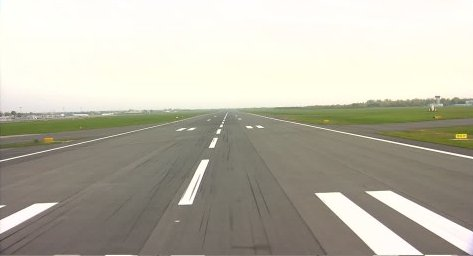
#> input picture img/taxi_empty.jpg, 473 x 256 px
$ python horizon.py
#> lines starting #> are read from the running program, lines starting #| are printed output that depends on the picture; after the words box and inside, x2 and y2 are one past the last pixel; in counts of white or black regions, pixels touching at a corner belong together
#> in main, img is the input picture: shape (256, 473, 3); mean B, G, R 168.5, 182.2, 185.1
### exuberantcv/plotter.py

import matplotlib.pyplot as plt

# [6 lines left out: function plot2, not called in this run]

def plot3(img1, img2, img3):
    print ('plot...')
    plt.subplot(131),plt.imshow(img1),plt.title('1')
    plt.subplot(132),plt.imshow(img2, cmap='gray'),plt.title('2')
    plt.subplot(133),plt.imshow(img3),plt.title('3')
    plt.show()
    print ('done.')

### exuberantcv/horizon.py
""" horizon.py
    Nicholas S. Bradford

"""

import cv2
import numpy as np
import matplotlib.pyplot as plt
from plotter import plot3


def horizon(img):
    copy = img.copy()
    copy = cv2.GaussianBlur(img,(5,5),0)
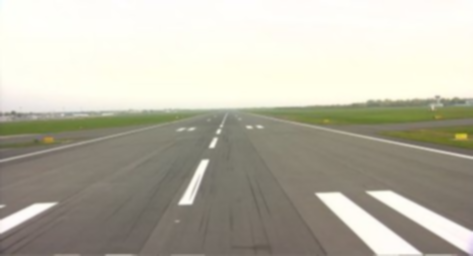
#> copy: shape (256, 473, 3); mean B, G, R 168.4, 182.1, 185.1

    gray = cv2.cvtColor(copy, cv2.COLOR_BGR2GRAY)
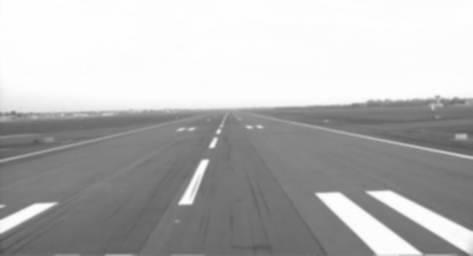
#> gray: shape (256, 473); min 77, max 255, mean 181.5
    edges = cv2.Canny(gray,50,150,apertureSize = 3)
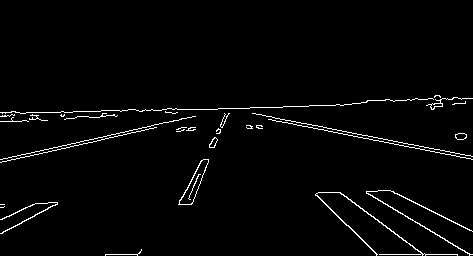
#> edges: shape (256, 473); 2.3% white in thin lines or dots, all inside (x1, y1, x2, y2) = (0, 95, 473, 256)
    plt.subplot(133),plt.imshow(edges),plt.title('Lines')
    # plt.show()

    lines = cv2.HoughLines(image=edges, rho=1, theta=np.pi/180, threshold=100)
#> lines = [[63, 1.76], [112, 1.55], [116, 1.54], [121, 1.52], [114, 1.54], [66, 1.76], [156, 1.34], [-24, 2.11], [254, 1.57], [71, 1.75]]
    print('Lines detected:', len(lines))
#| Lines detected: 10
    for line in lines[:1]: #[0]:
        print('Graph line...')
        rho,theta = line[0]
        a = np.cos(theta)
        b = np.sin(theta)
        x0 = a*rho
        y0 = b*rho
        x1 = int(x0 + 1000*(-b))
        y1 = int(y0 + 1000*(a))
        x2 = int(x0 - 1000*(-b))
        y2 = int(y0 - 1000*(a))
        cv2.line(img=copy, pt1=(x1,y1), pt2=(x2,y2), color=(255,0,0), thickness=2)
#> this loop made 1 pass
#> (rho, theta, a, b, x0, y0, x1, y1) on pass 1: (63, 1.76, -0.191, 0.982, -12.02, 61.84, -993, -128)
#> (printed output is left out)
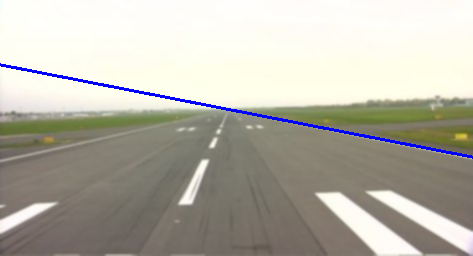
#> copy: shape (256, 473, 3); 1.19% of pixels changed, all inside (x1, y1, x2, y2) = (0, 63, 473, 159)
    return edges, copy


def main():
    print ('load img...')
    img = cv2.imread('../img/taxi_empty.jpg') #'../img/runway1.JPG' taxi_empty.jpg
    edges, copy = horizon(img)
    plot3(img, edges, copy)


if __name__ == '__main__':
    main()

$ run again, with img/runway1.JPG copied over img/taxi_empty.jpg
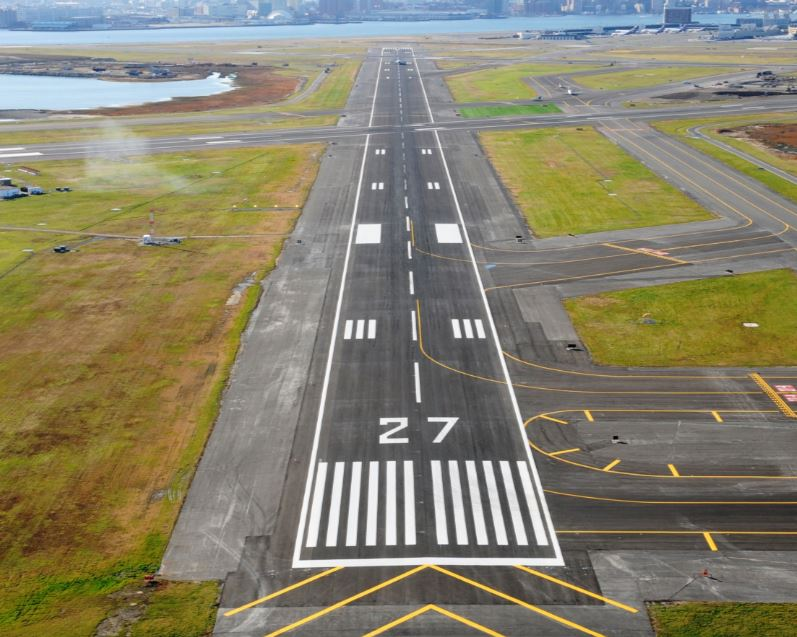
#> input picture img/runway1.JPG, 797 x 637 px
#> in main, img is the input picture: shape (637, 797, 3); mean B, G, R 107, 129.6, 134.6
#> in horizon, `edges = cv2.Canny(gray,50,150,apertureSize = 3)`:
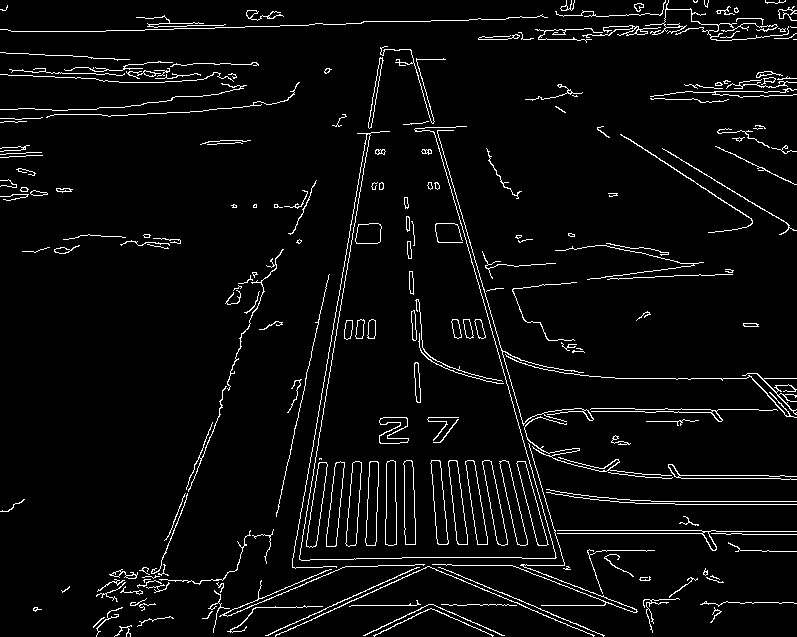
#> edges: shape (637, 797); 4.4% white in thin lines or dots
#> lines = 119 rows, first 8: [-381, 2.86], [35, 1.54], [385, 0.175], [383, 0.157], [605, 1.57], [533, 1.57], [501, 1.57], [530, 1.57]
#| Lines detected: 119
#> the loop in horizon, `for line in lines[:1]:` made 1 pass
#> (rho, theta, a, b, x0, y0, x1, y1) on pass 1: (-381, 2.86, -0.961, 0.276, 366.2, -105, 90, -1066)
#> (printed output is left out)
#> in plot3, `plt.show()`:
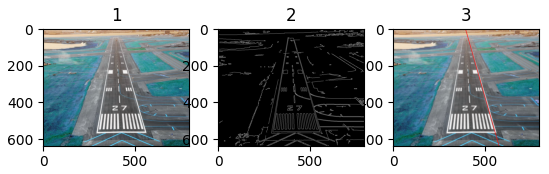
#> figure drawn by matplotlib, 3 panels; B, G, R data is drawn as R, G, B
